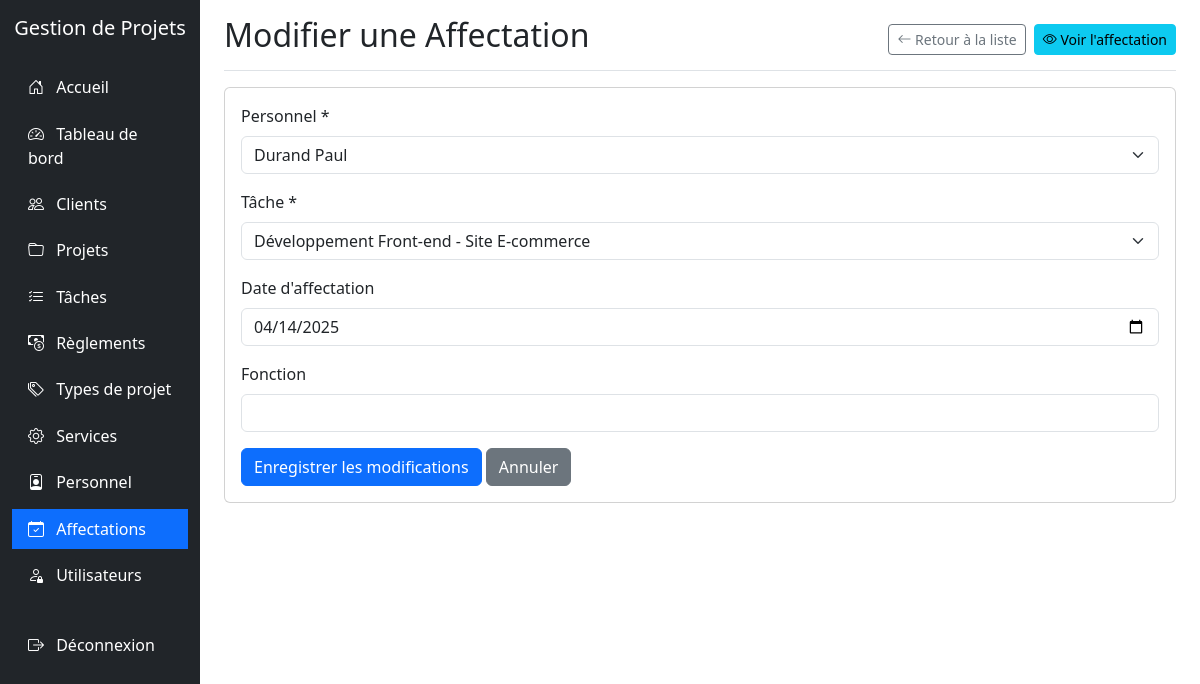
The app's page /affectations/edit.php?id=7 (signed in) with its own data.
### tables this page shows
CREATE TABLE IF NOT EXISTS `affectation` (
  `IdAffectation` int NOT NULL AUTO_INCREMENT,
  `DateAffectation` date DEFAULT NULL,
  `HeureAffectation` time DEFAULT NULL,
  `FonctionAffectation` varchar(255) DEFAULT NULL,
  `MatriculePersonnel` varchar(255) DEFAULT NULL,
  `IdTache` int DEFAULT NULL,
  PRIMARY KEY (`IdAffectation`),
  KEY `MatriculePersonnel` (`MatriculePersonnel`),
  KEY `IdTache` (`IdTache`),
  CONSTRAINT `affectation_ibfk_1` FOREIGN KEY (`MatriculePersonnel`) REFERENCES `personnel` (`MatriculePersonnel`),
  CONSTRAINT `affectation_ibfk_2` FOREIGN KEY (`IdTache`) REFERENCES `tache` (`IdTache`)
);

CREATE TABLE IF NOT EXISTS `personnel` (
  `MatriculePersonnel` varchar(255) NOT NULL,
  `NomPersonnel` varchar(255) NOT NULL,
  `PrenomPersonnel` varchar(255) NOT NULL,
  `EmailPersonnel` varchar(255) DEFAULT NULL,
  `TelPersonnel` varchar(255) DEFAULT NULL,
  `CodeService` varchar(255) DEFAULT NULL,
  `CompetencesPersonnel` text,
  `CommentairesPersonnel` text,
  PRIMARY KEY (`MatriculePersonnel`),
  KEY `CodeService` (`CodeService`),
  CONSTRAINT `personnel_ibfk_1` FOREIGN KEY (`CodeService`) REFERENCES `service` (`CodeService`)
);

CREATE TABLE IF NOT EXISTS `tache` (
  `IdTache` int NOT NULL AUTO_INCREMENT,
  `LibelleTache` varchar(255) NOT NULL,
  `DateEnregTache` date DEFAULT NULL,
  `DateDebutTache` date DEFAULT NULL,
  `DateFinTache` date DEFAULT NULL,
  `EtatTache` int DEFAULT NULL,
  `IdProjet` int DEFAULT NULL,
  PRIMARY KEY (`IdTache`),
  KEY `IdProjet` (`IdProjet`),
  CONSTRAINT `tache_ibfk_1` FOREIGN KEY (`IdProjet`) REFERENCES `projet` (`IdProjet`)
);

CREATE TABLE IF NOT EXISTS `projet` (
  `IdProjet` int NOT NULL AUTO_INCREMENT,
  `TitreProjet` varchar(255) NOT NULL,
  `DescriptionProjet` varchar(255) DEFAULT NULL,
  `CoutProjet` int DEFAULT NULL,
  `DateDebutProjet` date DEFAULT NULL,
  `DateFinProjet` date DEFAULT NULL,
  `EtatProjet` int DEFAULT NULL,
  `IdClient` int DEFAULT NULL,
  `IdTypeProjet` int DEFAULT NULL,
  PRIMARY KEY (`IdProjet`),
  KEY `IdClient` (`IdClient`),
  KEY `IdTypeProjet` (`IdTypeProjet`),
  CONSTRAINT `projet_ibfk_1` FOREIGN KEY (`IdClient`) REFERENCES `client` (`IdClient`),
  CONSTRAINT `projet_ibfk_2` FOREIGN KEY (`IdTypeProjet`) REFERENCES `typeprojet` (`IdTypeProjet`)
);

### affectations/edit.php (the view, shortened to what this page needs)
<?php
require_once '../config.php';
$id = $_GET['id'];
$personnelSql = "SELECT * FROM PERSONNEL ORDER BY NomPersonnel, PrenomPersonnel";
$personnelResult = mysqli_query($conn, $personnelSql);
$tachesSql = "SELECT t.*, p.TitreProjet
              FROM TACHE t
              JOIN PROJET p ON t.IdProjet = p.IdProjet
              ORDER BY t.DateDebutTache";
$tachesResult = mysqli_query($conn, $tachesSql);
$sql = "SELECT * FROM AFFECTATION WHERE IdAffectation = $id";
$result = mysqli_query($conn, $sql);
$affectation = mysqli_fetch_assoc($result);
?>
<!DOCTYPE html>
<html lang="fr">
<head>
    <link href="../libs/bootstrap@5.3.0-alpha1/dist/css/bootstrap.min.css" rel="stylesheet">
    <link rel="stylesheet" href="../libs/bootstrap-icons-1.10.0/font/bootstrap-icons.css">
</head>
<body>
    <div class="container-fluid">
        <div class="row">
            <div class="col-md-3 col-lg-2 d-md-block sidebar collapse">
                <div class="position-sticky pt-3">
                    <div class="text-center mb-4">
                        <h5 class="text-white">Gestion de Projets</h5>
                    </div>
                    <ul class="nav flex-column">
                        <li class="nav-item">
                            <a class="nav-link" href="../index.php">
                                <i class="bi bi-house-door"></i> Accueil
                            </a>
                        </li>
                        <li class="nav-item">
                            <a class="nav-link" href="../dashboard/index.php">
                                <i class="bi bi-speedometer2"></i> Tableau de bord
                            </a>
                        </li>
                        <li class="nav-item">
                            <a class="nav-link" href="../clients/index.php">
                                <i class="bi bi-people"></i> Clients
                            </a>
                        </li>
                        <li class="nav-item">
                            <a class="nav-link" href="../projets/index.php">
                                <i class="bi bi-folder"></i> Projets
                            </a>
                        </li>
                        <li class="nav-item">
                            <a class="nav-link" href="../taches/index.php">
                                <i class="bi bi-list-check"></i> Tâches
                            </a>
                        </li>
                        <li class="nav-item">
                            <a class="nav-link" href="../reglements/index.php">
                                <i class="bi bi-cash-coin"></i> Règlements
                            </a>
                        </li>
                        <li class="nav-item">
                            <a class="nav-link" href="../typesprojet/index.php">
                                <i class="bi bi-tags"></i> Types de projet
                            </a>
                        </li>
                        <li class="nav-item">
                            <a class="nav-link" href="../services/index.php">
                                <i class="bi bi-gear"></i> Services
                            </a>
                        </li>
                        <li class="nav-item">
                            <a class="nav-link" href="../personnel/index.php">
                                <i class="bi bi-person-badge"></i> Personnel
                            </a>
                        </li>
                        <li class="nav-item">
                            <a class="nav-link active" href="../affectations/index.php">
                                <i class="bi bi-calendar-check"></i> Affectations
                            </a>
                        </li>
                        <?php if ($_SESSION['role'] == 'admin'): ?>
                        <li class="nav-item">
                            <a class="nav-link" href="../utilisateurs/index.php">
                                <i class="bi bi-person-lock"></i> Utilisateurs
                            </a>
                        </li>
                        <?php endif; ?>
                        <li class="nav-item mt-4">
                            <a class="nav-link" href="../logout.php">
                                <i class="bi bi-box-arrow-right"></i> Déconnexion
                            </a>
                        </li>
                    </ul>
                </div>
            </div>
            <div class="col-md-9 ms-sm-auto col-lg-10 px-md-4">
                <div class="d-flex justify-content-between flex-wrap flex-md-nowrap align-items-center pt-3 pb-2 mb-3 border-bottom">
                    <h1 class="h2">Modifier une Affectation</h1>
                    <div class="btn-toolbar mb-2 mb-md-0">
                        <a href="index.php" class="btn btn-sm btn-outline-secondary me-2">
                            <i class="bi bi-arrow-left"></i> Retour à la liste
                        </a>
                        <a href="view.php?id=<?php echo $id; ?>" class="btn btn-sm btn-info">
                            <i class="bi bi-eye"></i> Voir l'affectation
                        </a>
                    </div>
                </div>
                <div class="card">
                    <div class="card-body">
                        <form method="post" action="edit.php?id=<?php echo $id; ?>">
                            <div class="mb-3">
                                <label for="matriculePersonnel" class="form-label">Personnel *</label>
                                <select class="form-select" id="matriculePersonnel" name="matriculePersonnel" required>
                                    <?php
                                    mysqli_data_seek($personnelResult, 0);
                                    while($personnel = mysqli_fetch_assoc($personnelResult)):
                                    ?>
                                    <option value="<?php echo $personnel['MatriculePersonnel']; ?>" <?php echo $affectation['MatriculePersonnel'] == $personnel['MatriculePersonnel'] ? 'selected' : ''; ?>>
                                        <?php echo htmlspecialchars($personnel['NomPersonnel'] . ' ' . $personnel['PrenomPersonnel']); ?>
                                    </option>
                                    <?php endwhile; ?>
                                </select>
                            </div>
                            <div class="mb-3">
                                <label for="idTache" class="form-label">Tâche *</label>
                                <select class="form-select" id="idTache" name="idTache" required>
                                    <?php
                                    mysqli_data_seek($tachesResult, 0);
                                    while($tache = mysqli_fetch_assoc($tachesResult)):
                                    ?>
                                    <option value="<?php echo $tache['IdTache']; ?>" <?php echo $affectation['IdTache'] == $tache['IdTache'] ? 'selected' : ''; ?>>
                                        <?php echo htmlspecialchars($tache['LibelleTache'] . ' - ' . $tache['TitreProjet']); ?>
                                    </option>
                                    <?php endwhile; ?>
                                </select>
                            </div>
                            <div class="mb-3">
                                <label for="dateAffectation" class="form-label">Date d'affectation</label>
                                <input type="date" class="form-control" id="dateAffectation" name="dateAffectation" value="<?php echo $affectation['DateAffectation']; ?>">
                            </div>
                            <div class="mb-3">
                                <label for="fonctionAffectation" class="form-label">Fonction</label>
                                <input type="text" class="form-control" id="fonctionAffectation" name="fonctionAffectation" value="<?php echo htmlspecialchars($affectation['FonctionAffectation']); ?>">
                            </div>
                            <button type="submit" class="btn btn-primary">Enregistrer les modifications</button>
                            <a href="index.php" class="btn btn-secondary">Annuler</a>
                        </form>
                    </div>
                </div>
            </div>
        </div>
    </div>
</body>
</html>

### affectations/edit.php (style rules this page uses)
.sidebar { min-height: 100vh; background-color: #212529; }
.sidebar .nav-link { color: #fff; padding: 0.5rem 1rem; margin: 0.2rem 0; }
.sidebar .nav-link.active { background-color: #0d6efd; }
.sidebar .nav-link i { margin-right: 0.5rem; }

### records on screen
affectation: matriculePersonnel "Durand Paul", idTache "Développement Front-end - Site E-commerce", dateAffectation "04/14/2025"
